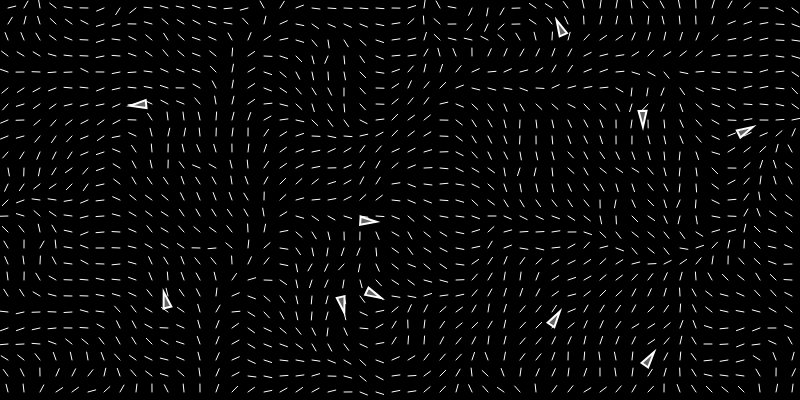
Frame 1 (no input)
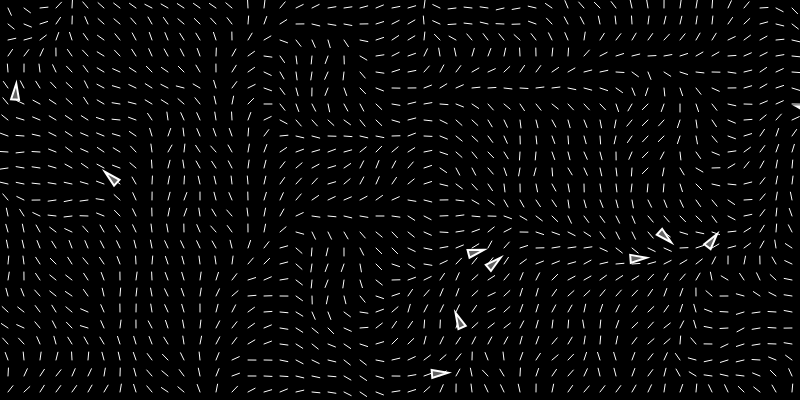
Frame 60 (no input)
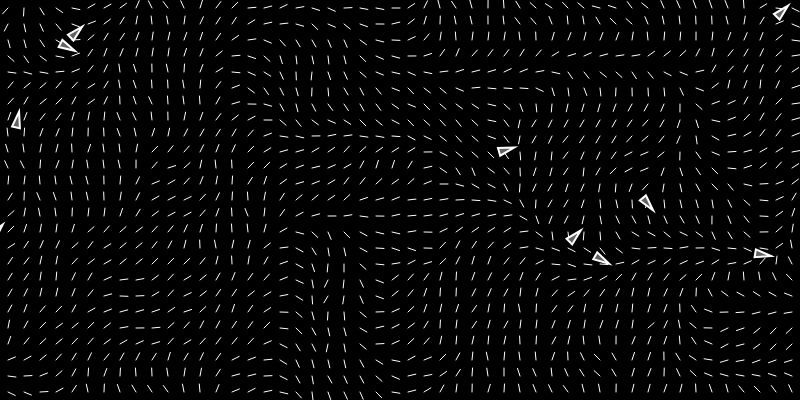
Frame 120 (the mouse pressed at the canvas centre since frame 60)

The p5.js sketch that drew these frames (run headless with seeded random() and noise() and a simulated clock; from frame 60 on, the mouse is pressed at the canvas centre):

// p5.js sketch
// ── sketch.js
let flowfield;
let vehicles = [];
let vehicleAmount = 10;
let zoff = 0;

function setup() {
  createCanvas(800, 400);
  flowfield = new FlowField(16);

  for(let i = 0; i < vehicleAmount; i++){
    vehicles.push(new Vehicle(random(width), random(height), random(2,5), 0.1));
  }
  
  
}

function draw() {
    background(0);
    flowfield.perlinFieldMotion(zoff);
    flowfield.show();
    for(let i = 0; i < vehicles.length; i++){
        vehicles[i].follow(flowfield);
        vehicles[i].run();
    }

    console.log(noise(0.5, 0.5, zoff));
    zoff += 0.003;
}
// ── FlowField.js
class FlowField{
  
  /**
   * @param {int} r -ratio of screen to cells in array
   */
  constructor(r){
    this.resolution = r;
    this.cols = floor(width/this.resolution);
    this.rows = floor(height/this.resolution);


    this.field = new Array(this.cols);
    for(let i = 0; i < this.cols; i ++){
      this.field[i] = new Array(this.rows); // creating an array as a class allows us to specify amount of indices  
    }

    this.init(); //populate array with vector values.
  }


  init(){

    noiseSeed(random(1000));
    let xoff = 0;

    for(let i = 0; i < this.cols; i++){
      let yoff = 0;
      for(let j = 0; j < this.rows; j++){
         let angle = map(noise(xoff, yoff), 0, 1, 0, TWO_PI);
         yoff += 0.1; 
         this.field[i][j] = p5.Vector.fromAngle(angle);
      }
      xoff += 0.1;
    }
  }


  /**
   * @param {Vector} position 
   * @returns {Vector} -a position of which cell the object is on. 
   */
  lookup(position){
    let column = constrain(floor(position.x / this.resolution), 0, this.cols -1);
    let row = constrain(floor(position.y / this.resolution), 0, this.rows - 1);
      return this.field[column][row].copy(); // copy to ensure that its a copy of the vector returned.
  }


  show(){ //I needed to reference Shiffmans implementation here. I should draw it out later to 
    //better understand itt
    for(let i = 0; i < this.cols; i++){
      for(let j = 0; j < this.rows; j++){

        let w = width / this.cols; 
        let h = height / this.rows;
        let v = this.field[i][j].copy();
        v.setMag(w * 0.5);
        let x = i * w + w / 2;
        let y = j * h + h / 2; 
        stroke(255);
        strokeWeight(1);
        line(x, y, x + v.x, y + v.y);
      }
    }
  }


 //-------------------------FIELD GENERATION TYPES (not used currently------------------------------------
  randomField(){
    for(let i = 0; i < this.cols; i++){
      for(let j = 0; j < this.rows; j++){
        this.field[i][j] = p5.Vector.random2D();
      }
    }
  }

  perlinFieldMotion(zoff){
    let xoff = 0;
    for(let i = 0; i < this.cols; i++){
      let yoff = 0;

      for(let j = 0; j < this.rows; j++){
        
        let angle = map(noise(xoff, yoff, zoff), 0, 1, 0, (4 * PI));
        yoff += 0.1; 
        this.field[i][j] = p5.Vector.fromAngle(angle);
      }
      xoff += 0.1;
    }
  }
}



// ── VehicleSimple.js
class Vehicle{
    constructor(x, y, ms, mf){
        this.pos = createVector(x,y);
        this.vel = createVector(0,0);
        this.accel = createVector(0,0);
        this.maxForce = mf;
        this.maxSpeed = ms;

        this.r = 4; //radius for vehicle
    }

    run(){
      this.update();
      this.edges();
      this.show();      
    }

    applyForce(force){
      this.accel.add(force);
      //can we just set accel directly to force 
    }

    update(){
        this.vel.add(this.accel);
        this.vel.limit(this.maxSpeed);
        this.pos.add(this.vel);
        this.accel.mult(0);
    }

    edges(){
        if (this.pos.x < -this.r){this.pos.x = width + this.r;}
        if (this.pos.x > width + this.r) {this.pos.x = -this.r;}
        if(this.pos.y < -this.r){this.pos.y = height + this.r;}
        if (this.pos.y > height + this.r){this.pos.y = -this.r;}
    }

    show(){
        let theta = this.vel.heading();
        fill(100);
        stroke(255);
        strokeWeight(2);


        push(); //push and pop wont change my translation permanently 
            translate(this.pos.x, this.pos.y);
            rotate(theta);
            beginShape();
            vertex(this.r * 2, 0);
            vertex(-this.r * 2, -this.r);
            vertex(-this.r * 2, this.r);
            endShape(CLOSE);
        pop();

    }

    //will recieve a "desired" vector by using the flowfield objects lookup method. 
    follow(flow){
        let desired = flow.lookup(this.pos);
        desired.setMag(this.maxSpeed);

        let steer = p5.Vector.sub(desired, this.vel);
        steer.limit(this.maxForce);
        this.applyForce(steer);
    }
}
